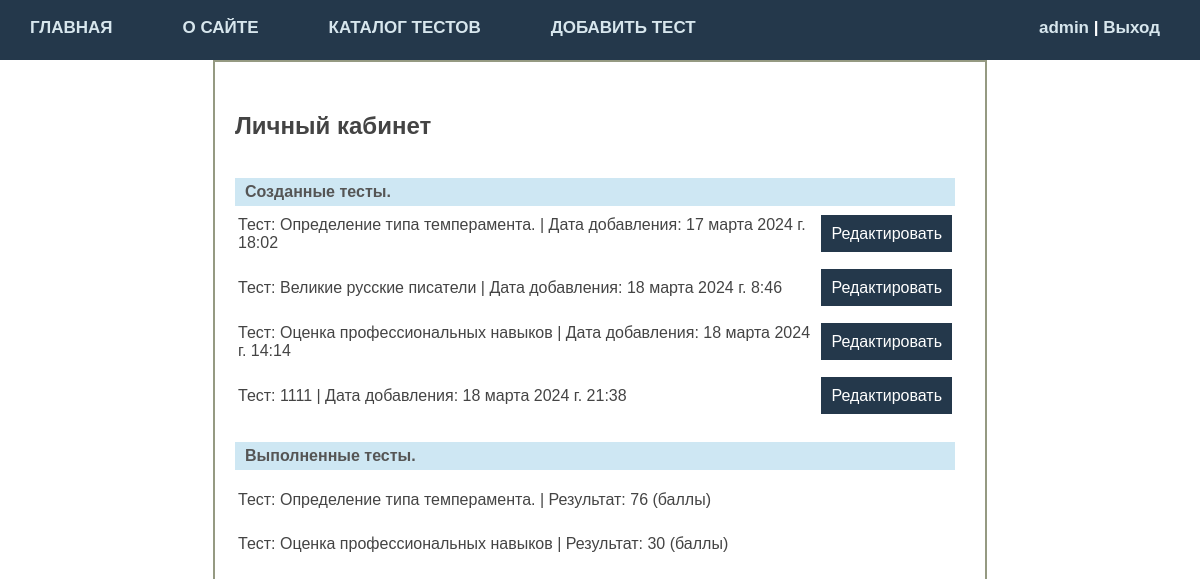
/user/admin/office/ (signed in), run on the app's committed database.
### main/models.py (models this page shows, shortened)
class Tests(models.Model):
    title = models.CharField(max_length=250, verbose_name="Название теста")  # Названия теста
    review = models.TextField(blank=True, verbose_name="Отписание теста")  # Описания теста
    manual = models.TextField(blank=True,
                              verbose_name="Инструкция по выполеннию теста")  # Инструкции по прохождению теста
    number_of_questions = models.PositiveIntegerField(
        verbose_name="Количество вопросов в тесте")  # Количества вопросов в тесте
    number_of_сhoice = models.PositiveIntegerField(
        verbose_name="Количество вариантов ответа")  # Количества вариантов ответа
    time_create = models.DateTimeField(auto_now_add=True)
    time_update = models.DateTimeField(auto_now=True)
    category_key = models.ForeignKey('Categories', on_delete=models.PROTECT, null=True, verbose_name="Категория")
    author = models.ForeignKey(get_user_model(), on_delete=models.SET_NULL, related_name='author_test', null=True,
                               default=None, verbose_name="Автор")
    is_published = models.BooleanField(default=True)  # Отметка о публикации
    def __str__(self):
        return self.title
    class Meta:  # Задаем настройки отображения модел в понели администратора.
        verbose_name = 'Тесты'  # Задаем отображение имени модели в единственном числе.
        verbose_name_plural = 'Тесты'  # Задаем отображение имени модели во множественном числе.

class Result(models.Model):
    user = models.ForeignKey(get_user_model(), on_delete=models.SET_NULL, related_name='user_test', null=True,
                             default=None)
    result = models.IntegerField(default=0, verbose_name="Результат")  # Набранные баллы при прохождении теста
    the_best_result = models.IntegerField(
        verbose_name="Лучший результата")  # Лучший балл пользователя при прохождении теста
    test_key = models.ForeignKey('Tests', on_delete=models.PROTECT, null=True)

### user/views.py (the view)
# urls.py: path('<str:username>/office/', user_office, name='user_office'),
def user_office(request, username):
    us = User.objects.get(username=username)
    added_tests = Tests.objects.filter(author=us.id)
    completed_tests = Result.objects.filter(user=us.id)
    return render(request, 'user/office.html', {
        'added_tests': added_tests,
        'completed_tests': completed_tests,
        'title': "Личный кабинет",
        'username': username
    })

### user/context_processors.py (called while the page is built)
def get_menu(request):
    return {'upper_menu': menu}

### user/templates/user/office.html
{% extends 'main/base.html' %}
{% block content_main %}
<div class="test_content">
<h2>{{title}}</h2>
<br>
<div class="article-panel"><b>Созданные тесты.</b></div>
<table>
{% for t in added_tests %}
    <tr><td>Тест: {{t.title}} | Дата добавления: {{t.time_create}}</td> <td><p class="link-read-post"><a href=" ">Редактировать</a></p></td></tr>
{% endfor %}
</table>
<br>
<div class="article-panel"><b>Выполненные тесты.</b></div>
<br>
<table>
{% for c in completed_tests %}
    <tr><td>Тест: {{c.test_key}} | Результат: {{c.result}} (баллы) <br></td><td> </td></tr>
     <tr><td><br></td></tr>
{% endfor %}
</table>
</div>
{% endblock %}

### main/templates/main/base.html (shortened to what this page needs)
{% load static %}
<!DOCTYPE html>
<html lang="en">
<head>
    <link type="text/css" href="{% static 'main/css/styles.css' %}" rel="stylesheet" />
</head>
<body>
<table class="table-page" border=0 cellpadding="0" cellspacing="0">
<tr><td valign=top>
{% block upper_menu %}
		<div class="header">
			<ul id="upper_menu" class="upper_menu">
{% for m in upper_menu %}
			<li><a href="{% url m.url_name %}">{{m.title}}</a></li>
{% endfor %}
{% if user.is_authenticated %}
			<li class="last"><a href="{%url 'user:user_office' request.user.username %}">{{user.username}} </a>| <a href="{% url 'user:logout' %}"> Выход </a></li>
{% else %}
            <li class="last"><a href="{% url 'user:registration' %}"> Регистрация </a> | <a href="{% url 'user:login' %}"> Вход </a></li>
{% endif %}
			</ul>
		</div>
{% endblock %}
{% block content_main %}
{% endblock %}
</table>
</body>
</html>

### main/static/main/css/styles.css (style rules this page uses)
html, body { font-family: 'Arial'; margin: 0; padding: 0; height: 100%; width: 100%; color: #444; }
a { color: #0059b2; text-decoration: none; }
p.link-read-post { text-align: right; }
p.link-read-post a { padding: 10px; min-width: 100px; background: #24384b; color: #fff; text-decoration: none; font-weight: 500; }
div.article-panel { background: #cee7f3; padding: 5px 10px 5px 10px; box-sizing: border-box; overflow: hidden; color: #555; }
.table-page { width: 100%; height: 100%; vertical-align: top; }
.table-page tr { height: 100%; }
.header { background: #24384b; height: 60px; }
ul.upper_menu { list-style: none; margin: 0; padding: 0; height: 60px; color: #ffffff; font-size: 17px; font-weight: 700; overflow: hidden; font-family: 'Arial'; }
ul.upper_menu li { float: left; margin: 18px 40px 0 30px; }
ul.upper_menu li.last { float: right; }
ul.upper_menu li a { color: #d7e6ed; text-decoration: none; }
.test_content { width: 60%; margin-left: auto; margin-right: auto; border: 2px solid #959a82; background-color: #FFFFFF; padding: 30px 30px 30px 20px; min-height: 100%; }

### data on the page
Tests: title "Определение типа темперамента.", time_create "17 марта 2024 г. 18:02"
Tests: title "Великие русские писатели", time_create "18 марта 2024 г. 8:46"
Tests: title "Оценка профессиональных навыков", time_create "18 марта 2024 г. 14:14"
Tests: title "1111", time_create "18 марта 2024 г. 21:38"
Result: test_key "Определение типа темперамента.", result "76"
Result: test_key "Оценка профессиональных навыков", result "30"

### other printed values
{{ m.title }} "ГЛАВНАЯ" "О САЙТЕ" "КАТАЛОГ ТЕСТОВ" "ДОБАВИТЬ ТЕСТ"
{{ user.username }} "admin"
{{ title }} "Личный кабинет"
